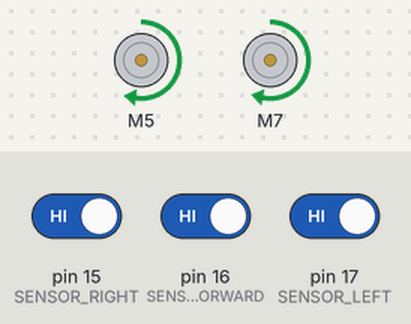
Bench run of a sketch on a simulated Arduino Uno, built with avr-gcc and run on an emulated ATmega328P. Shown: 2 × DC motor (green arrow = forward, orange = backward, longer = faster). Inputs (shaded band) come from the test bench; at power-on: pin 15 (SENSOR_RIGHT) HIGH, pin 16 (SENSOR_FORWARD) HIGH, pin 17 (SENSOR_LEFT) HIGH.

Above: at 4.2 s.
4.3 s: pin 15 (SENSOR_RIGHT) driven LOW
At 4.9 s:
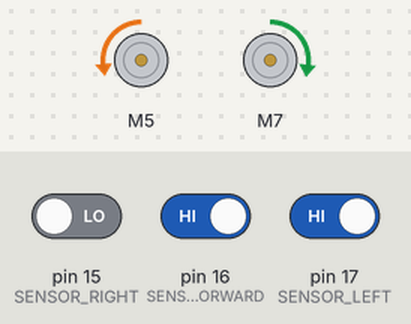
6.0 s: pin 15 (SENSOR_RIGHT) driven HIGH
At 7.3 s:
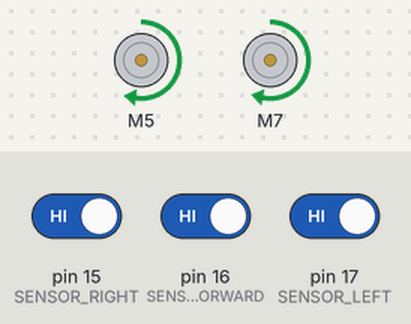
8.2 s: pin 16 (SENSOR_FORWARD) driven LOW
At 9.2 s:
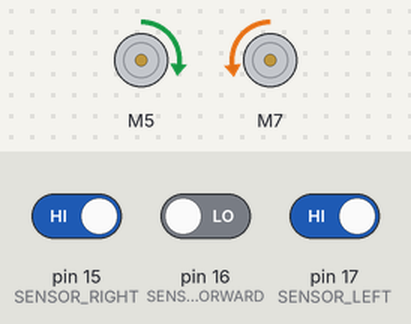
9.9 s: pin 16 (SENSOR_FORWARD) driven HIGH
At 11.6 s:
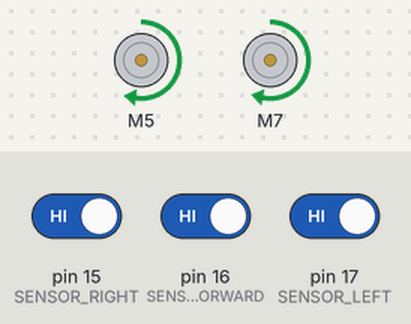
Timing chart, 0 to 13.1 s (numbered marks = the images above; inputs shaded):
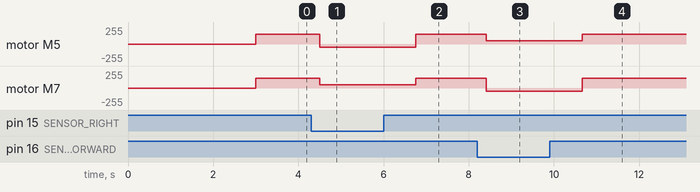

Measured:
- after the input at 4.3 s, motor M5: forward 147/255 → backward 49/255 after 0.20 s; motor M7: forward 150/255 → forward 50/255 after 0.20 s
- after the input at 6.0 s, motor M5: backward 49/255 → forward 147/255 after 0.75 s; motor M7: forward 50/255 → forward 150/255 after 0.75 s
- after the input at 8.2 s, motor M5: forward 147/255 → forward 49/255 after 0.21 s; motor M7: forward 150/255 → backward 50/255 after 0.21 s
- after the input at 9.9 s, motor M5: forward 49/255 → forward 147/255 after 0.76 s; motor M7: backward 50/255 → forward 150/255 after 0.76 s

The sketch:

RoboCar.ino
```cpp
/******************************************************************************
TestRun.ino
TB6612FNG H-Bridge Motor Driver Example code
Michelle @ SparkFun Electronics
8/20/16
https://github.com/sparkfun/SparkFun_TB6612FNG_Arduino_Library

Uses 2 motors to show examples of the functions in the library.  This causes
a robot to do a little 'jig'.  Each movement has an equal and opposite movement
so assuming your motors are balanced the bot should end up at the same place it
started.

Resources:
TB6612 SparkFun Library

Development environment specifics:
Developed on Arduino 1.6.4
Developed with ROB-9457
******************************************************************************/

// This is the library for the TB6612 that contains the class Motor and all the
// functions
#include <SparkFun_TB6612.h>

// Pins for all inputs, keep in mind the PWM defines must be on PWM pins
// the default pins listed are the ones used on the Redbot (ROB-12097) with
// the exception of STBY which the Redbot controls with a physical switch
#define PWMA 3
#define AIN2 4
#define AIN1 5
#define STBY 6
#define BIN1 7
#define BIN2 8
#define PWMB 9

#define SENSOR_FORWARD 16
#define SENSOR_LEFT 17
#define SENSOR_RIGHT 15

#define DIR_STOP 0
#define DIR_FORWARD 1
#define DIR_BACKWARD 2
#define DIR_LEFT 3
#define DIR_RIGHT 4

#define SPEED_0 0
#define SPEED_1 1
#define SPEED_2 2
#define SPEED_3 3
#define SPEED_4 4
#define SPEED_5 5


int movementDirection = DIR_FORWARD;
int nextDirection = DIR_FORWARD;
int motorSpeed = SPEED_2;
int nextSpeed = SPEED_2;
unsigned long millisTillEndOfRoutine = 0;
unsigned long nextMillisTillEndOfRoutine = 0;

// the below arrays is to implement a low pass filter (debounce? the sensors)
bool ba_right[5] = {false, false, false, false, false};
bool ba_left[5] = {false, false, false, false, false};
bool ba_forward[5] = {false, false, false, false, false};

// these constants are used to allow you to make your motor configuration
// line up with function names like forward.  Value can be 1 or -1
const int offsetA = 49;
const int offsetB = 50; //the speed will change between 0-10 ~0-250

// Initializing motors.  The library will allow you to initialize as many
// motors as you have memory for.  If you are using functions like forward
// that take 2 motors as arguements you can either write new functions or
// call the function more than once.
Motor motor1 = Motor(AIN1, AIN2, PWMA, offsetA, STBY);
Motor motor2 = Motor(BIN1, BIN2, PWMB, offsetB, STBY);

byte i=0;

void setup()
{
  pinMode(SENSOR_FORWARD, INPUT_PULLUP);
  pinMode(SENSOR_LEFT, INPUT_PULLUP);
  pinMode(SENSOR_RIGHT, INPUT_PULLUP);

  delay(3000);

//  Serial.begin(115200);   // Debugging only
}


void loop()
{
//  Serial.print(F("millisTillEndOfRoutine = "));
//  Serial.print(millisTillEndOfRoutine);
//  Serial.print(F(" , Speed = "));
//  Serial.print(motorSpeed);
//  Serial.print(F(" , Direction = "));
//  Serial.println(movementDirection);

  //read the sensors
  ba_right[i] = digitalRead(SENSOR_RIGHT) == LOW;
  ba_left[i] = digitalRead(SENSOR_LEFT) == LOW;
  ba_forward[i] = digitalRead(SENSOR_FORWARD) == LOW;
  i++;
  if (i>4) i=0;

  int millisNow = millis();
  bool b_right = ba_right[0] && ba_right[2] && ba_right[2] && ba_right[3] && ba_right[4];
  bool b_left =  ba_left[0] && ba_left[2] && ba_left[2] && ba_left[3] && ba_left[4];
  bool b_forward =  ba_forward[0] && ba_forward[2] && ba_forward[2] && ba_forward[3] && ba_forward[4];

  if (b_right || b_left || b_forward){

    if (movementDirection == DIR_FORWARD){
//      back(motor1, motor2, SPEED_1);
//      delay(750);
      // figure out where to turn to
      if(b_right){
        //obstacle on the right
        movementDirection = DIR_LEFT;
        motorSpeed = SPEED_2;
      }else{
        //obstacle on the left
        movementDirection = DIR_RIGHT;
        motorSpeed = SPEED_2;
      }
    }
  }else{
    if (movementDirection != DIR_FORWARD){
      delay(750);
    }
    //no obstacle -- full speed ahead
    movementDirection = DIR_FORWARD;
    motorSpeed = SPEED_3;
  }

//  Serial.print(F("Speed = "));
//  Serial.print(motorSpeed);
//  Serial.print(F(" , Direction = "));
//  Serial.println(movementDirection);

  if(movementDirection == DIR_FORWARD){
//    Serial.println(F(" DIR_FORWARD"));
    forward(motor1, motor2, motorSpeed);
  }else if(movementDirection == DIR_BACKWARD){
//    Serial.println(F(" DIR_BACKWARD"));
    back(motor1, motor2, motorSpeed);
  }else if(movementDirection == DIR_LEFT){
//    Serial.println(F(" DIR_LEFT"));
    left(motor1, motor2, motorSpeed);
  }else if(movementDirection == DIR_RIGHT){
//    Serial.println(F(" DIR_RIGHT"));
    right(motor1, motor2, motorSpeed);
  }else {
//    Serial.println(F(" BREAK"));
    brake(motor1, motor2);
  }

  delay(50);
}
```
